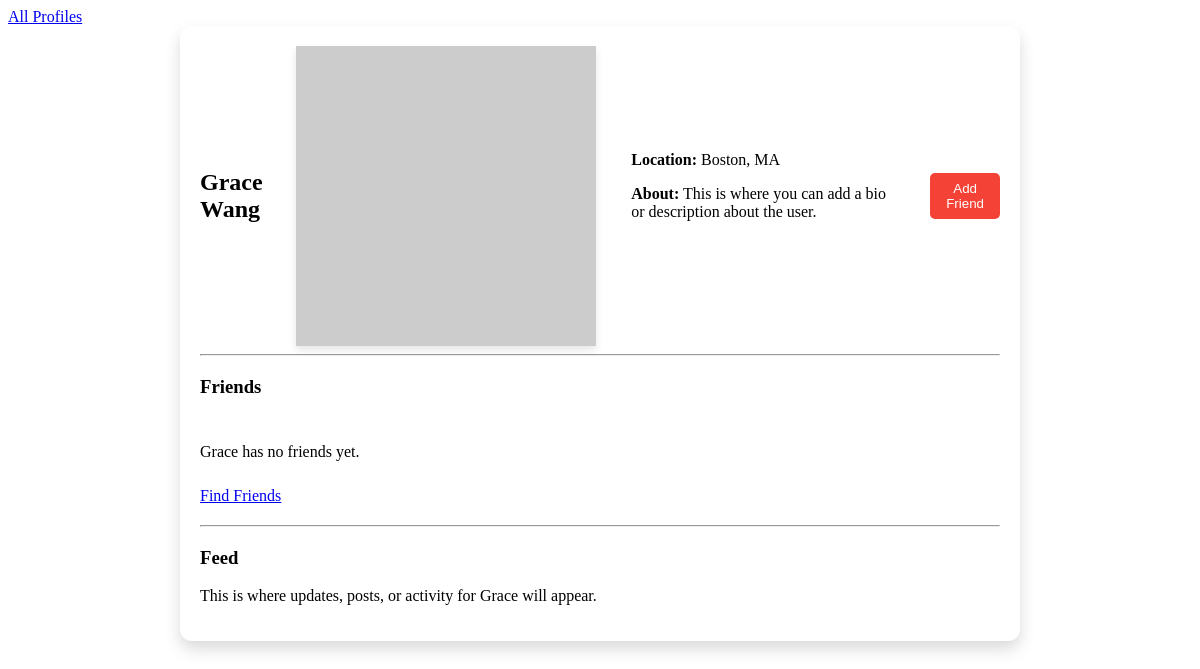
Screenshot of /profile/7/ (signed in) with the database file from the repository.
### tide/models.py (models this page shows, shortened)
class Profile(models.Model):
    user = models.OneToOneField(User, on_delete=models.CASCADE)  # Each user has one profile
    fname = models.CharField(max_length=100)
    lname = models.CharField(max_length=100)
    city = models.CharField(max_length=100)
    email = models.EmailField()
    image = models.ImageField(upload_to='profile_images/', blank=True, null=True)
    bio = models.TextField(default="This is where you can add a bio or description about the user.", blank=True)
    def get_friends(self):
        friends = Friend.objects.filter(models.Q(profile1=self) | models.Q(profile2=self))
        return [f.profile2 if f.profile1 == self else f.profile1 for f in friends]

### tide/views.py (the view)
# urls.py: path('profile/<int:pk>/', views.ShowProfilePageView.as_view(), name='show_profile'),
class ShowProfilePageView(LoginRequiredMixin, DetailView):
    model = Profile
    template_name = 'tide/show_profile.html'
    context_object_name = 'profile'
    login_url = '/login/'

### tide/templates/tide/show_profile.html (shortened to what this page needs)
{% extends 'tide/base.html' %}
{% block content %}
    <div class="profile-expanded-card">
        <div class="profile-header">
            <h2>{{ profile.fname }} {{ profile.lname }}</h2>
            {% if profile.image %}
                <img src="{{ profile.image.url }}" class="profile-image-large" alt="{{ profile.fname }} {{ profile.lname }}">
            {% else %}
                <img src="https://picsum.photos/400/300" class="profile-image-large" alt="Default Profile Image">
            {% endif %}
            <div class="profile-info">
                <p><strong>Location:</strong> {{ profile.city }}</p>
                <p><strong>About:</strong> {{ profile.bio }}</p>
            </div>
            {% if user.profile != profile %}
                {% if profile in user.profile.get_friends %}
                    <form action="{% url 'remove_friend' user.profile.pk profile.pk %}" method="post" style="display:inline;">
                        {% csrf_token %}
                        <button type="submit" class="remove-friend-button">Remove Friend</button>
                    </form>
                {% else %}
                    <form action="{% url 'add_friend' user.profile.pk profile.pk %}" method="post" style="display:inline;">
                        <button type="submit" class="add-friend-button">Add Friend</button>
                    </form>
                {% endif %}
            {% endif %}
        </div>
        <hr>
        <div class="friends-section">
            <h3>Friends</h3>
            <div class="friends-container">
                {% for friend in profile.get_friends %}
                    <div class="friend-card">
                        <a href="{% url 'show_profile' friend.pk %}">
                            {% if friend.image and friend.image.name %}
                                <img src="{{ friend.image.url }}" class="friend-image" alt="{{ friend.fname }} {{ friend.lname }}">
                            {% else %}
                                <img src="https://picsum.photos/60/60" class="friend-image" alt="Default Profile Image">
                            {% endif %}
                            <p class="friend-name">{{ friend.fname }} {{ friend.lname }}</p>
                        </a>
                    </div>
                {% empty %}
                    <p>{{ profile.fname }} has no friends yet.</p>
                {% endfor %}
            </div>
            <a href="{% url 'friend_suggestions' profile.pk %}" class="profile-button">Find Friends</a>
        </div>
        <hr>
        <div class="profile-details">
            <div class="profile-newsfeed">
                <h3>Feed</h3>
                <p>This is where updates, posts, or activity for {{ profile.fname }} will appear.</p>
            </div>
        </div>
    </div>
{% endblock %}

### tide/static/tide/tidestyles.css (style rules this page uses)
.profile-info { padding: 15px; }
button[type="submit"] { background-color: #f44336; color: white; padding: 8px 16px; border: none; border-radius: 5px; cursor: pointer; transition: background-color 0.3s; }
.profile-expanded-card { max-width: 800px; margin: 0 auto; padding: 20px; background-color: #ffffff; border-radius: 12px; box-shadow: 0 8px 16px rgba(0, 0, 0, 0.15); }
.profile-header { display: flex; align-items: center; gap: 20px; }
.profile-image-large { width: 300px; height: 300px; object-fit: cover; box-shadow: 0 4px 8px rgba(0, 0, 0, 0.1); }
.profile-details { margin-top: 20px; }
.profile-info { margin-bottom: 20px; }
.friends-section { margin: 20px 0; }
.friends-container { display: flex; overflow-x: auto; padding: 10px 0; }

### rows the page displays
Profile: fname "Grace", lname "Wang", city "Boston, MA", bio "This is where you can add a bio or description about the user."
